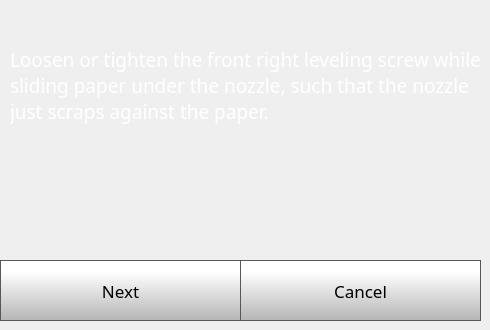
    <widget class="QWidget" name="quickStep2Page">
     <widget class="QLabel" name="calibrateLabel_7">
      <property name="geometry">
       <rect>
        <x>10</x>
        <y>20</y>
        <width>471</width>
        <height>131</height>
       </rect>
      </property>
      <property name="font">
       <font>
        <family>Gotham</family>
        <pointsize>14</pointsize>
        <weight>50</weight>
        <bold>false</bold>
       </font>
      </property>
      <property name="styleSheet">
       <string notr="true">color: rgb(255, 255, 255);</string>
      </property>
      <property name="text">
       <string>Loosen or tighten the front right leveling screw while sliding paper under the nozzle, such that the nozzle just scraps against the paper.</string>
      </property>
      <property name="wordWrap">
       <bool>true</bool>
      </property>
     </widget>
     <widget class="QPushButton" name="quickStep2NextButton">
      <property name="geometry">
       <rect>
        <x>0</x>
        <y>260</y>
        <width>241</width>
        <height>61</height>
       </rect>
      </property>
      <property name="font">
       <font>
        <family>Gotham</family>
        <pointsize>13</pointsize>
       </font>
      </property>
      <property name="styleSheet">
       <string notr="true">QPushButton {
     border: 1px solid rgb(87, 87, 87);
	background-color: qlineargradient(spread:pad, x1:0, y1:1, x2:0, y2:0.188, stop:0 rgba(180, 180, 180, 255), stop:1 rgba(255, 255, 255, 255));


}

QPushButton:pressed {
    background-color: qlineargradient(x1: 0, y1: 0, x2: 0, y2: 1,
                                      stop: 0 #dadbde, stop: 1 #f6f7fa);
}

QPushButton:flat {
    border: none; /* no border for a flat push button */
}

QPushButton:default {
    border-color: navy; /* make the default button prominent */
}

QPushButton:focus {
	outline: none;
}</string>
      </property>
      <property name="text">
       <string>Next</string>
      </property>
      <property name="iconSize">
       <size>
        <width>40</width>
        <height>40</height>
       </size>
      </property>
     </widget>
     <widget class="QPushButton" name="quickStep2CancelButton">
      <property name="geometry">
       <rect>
        <x>240</x>
        <y>260</y>
        <width>241</width>
        <height>61</height>
       </rect>
      </property>
      <property name="font">
       <font>
        <family>Gotham</family>
        <pointsize>13</pointsize>
       </font>
      </property>
      <property name="styleSheet">
       <string notr="true">QPushButton {
     border: 1px solid rgb(87, 87, 87);
	background-color: qlineargradient(spread:pad, x1:0, y1:1, x2:0, y2:0.188, stop:0 rgba(180, 180, 180, 255), stop:1 rgba(255, 255, 255, 255));


}

QPushButton:pressed {
    background-color: qlineargradient(x1: 0, y1: 0, x2: 0, y2: 1,
                                      stop: 0 #dadbde, stop: 1 #f6f7fa);
}

QPushButton:flat {
    border: none; /* no border for a flat push button */
}

QPushButton:default {
    border-color: navy; /* make the default button prominent */
}

QPushButton:focus {
	outline: none;
}</string>
      </property>
      <property name="text">
       <string>Cancel</string>
      </property>
      <property name="iconSize">
       <size>
        <width>40</width>
        <height>40</height>
       </size>
      </property>
     </widget>
    </widget>
